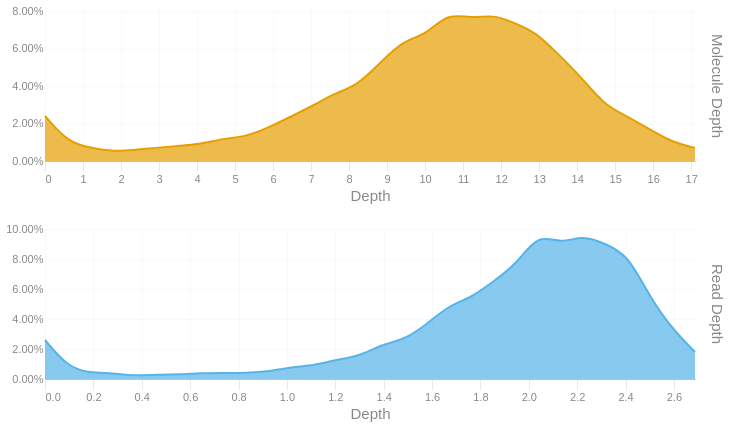

This figure's notebook cell:
### Code cell
readdep = depth_hist(tb['Read Depth'], q99, 3)
readdep = readdep.with_columns(pl.lit('Read Depth').alias('Metric'))
if not SKIPLR:
    moldep = depth_hist(tb['Molecule Depth'], mol_q99, 1)
    moldep = moldep.with_columns(pl.lit('Molecule Depth').alias('Metric'))
    _hist = pl.concat([readdep, moldep])
    _hist = _hist.filter(pl.col('Proportion') != 0)
    with SafeRender(_hist):
        (
            alt.Chart(_hist)        
            .mark_area(interpolate = "basis")
            .encode(
                x=alt.X('Bin:Q').scale(domainMin=0).axis(alt.Axis(title='Depth')),
                y = alt.Y('Proportion:Q', title = None).axis(format = '.2%'),
                color = alt.Color('Metric:N').legend(None),
                row = alt.Row("Metric:N").header(title = None, labelOrient = 'right'),
                tooltip = [
                    alt.Tooltip("Metric:N", title = "Metric"),
                    alt.Tooltip('Interval:N', title = "Depth Interval"),
                    alt.Tooltip('Proportion:Q', title = "% Alignments").format('.2%')
                ]
            )
            .resolve_scale(x='independent', y='independent')
            .properties(
                height = 150, width = 650,
                usermeta={'embedOptions': {'downloadFileName': f'{samplename}.depth.hist'}}
            )
        ).display()
else:
    readdep = readdep.filter(pl.col('Proportion') != 0)
    with SafeRender(readdep):
        (
            alt.Chart(readdep)        
            .mark_area(interpolate = "basis")
            .encode(
                x=alt.X('Bin:Q').scale(domainMin=0).axis(alt.Axis(title='Depth')),
                y = alt.Y('Proportion:Q', title = None).axis(format = '.2%'),
                tooltip = [
                    alt.Tooltip('Interval:N', title = "Depth Interval"),
                    alt.Tooltip('Proportion:Q', title = "% Alignments").format('.2%')
                ]
            )
            .properties(
                usermeta={'embedOptions': {'downloadFileName': f'{samplename}.depth.hist'}}
            )
        ).display()

### Figure 1 — Vega-Lite specification as saved in the notebook (floating-point values rounded to 4 significant figures)
{"width": 650, "height": 150, "config": {"title": {"anchor": "start", "dy": -15, "fontSize": 18, "color": "#888888", "subtitleColor": "#888888", "subtitleFontSize": 14}, "arc": {"fill": "#0072B2"}, "axis": {"domainColor": "#888888", "domainWidth": 0.5, "gridWidth": 0.2, "grid": false, "titleFontWeight": 400, "titleFontSize": 15, "labelFontSize": 11, "labelColor": "#888888", "tickColor": "#888888", "tickWidth": 0.2, "titleColor": "#888888"}, "axisBand": {"grid": false}, "axisX": {"grid": true, "tickSize": 10, "domainCap": "round"}, "axisY": {"domain": false, "grid": true, "tickSize": 0, "domainCap": "round"}, "background": "transparent", "header": {"labelFontSize": 15, "labelColor": "#888888", "titleFontSize": 15, "titleFontWeight": 600, "titleColor": "#888888"}, "legend": {"labelFont": "sans-serif", "labelFontSize": 12, "labelColor": "#888888", "symbolSize": 100, "symbolType": "circle", "titleFontSize": 12, "titlePadding": 10, "titleColor": "#888888", "title": null}, "range": {"category": ["#E69F00", "#56B4E9", "#009E73", "#F0E442", "#0072B2", "#D55E00", "#CC79A7", "#000000"], "diverging": ["#cfe8f3", "#a2d4ec", "#73bfe2", "#46abdb", "#1696d2", "#12719e"]}, "area": {"fill": "#0072B2", "fillOpacity": 0.7, "line": true, "strokeOpacity": 0.7}, "line": {"color": "#0072B2", "stroke": "#0072B2", "strokeWidth": 2}, "trail": {"color": "#0072B2", "stroke": "#0072B2", "strokeWidth": 0, "size": 1}, "point": {"filled": true, "fillOpacity": 1.0, "size": 95}, "text": {"color": "#888888", "fontSize": 11, "align": "right", "fontWeight": 400, "size": 11}, "bar": {"fill": "#0072B2", "stroke": null}, "view": {"stroke": null, "continuousWidth": 660, "continuousHeight": 400}}, "data": {"name": "data-79daddab402ed444c57c73f7e52a0d0a"}, "mark": {"type": "area", "interpolate": "basis"}, "encoding": {"color": {"field": "Metric", "legend": null, "type": "nominal"}, "row": {"field": "Metric", "header": {"title": null, "labelOrient": "right"}, "type": "nominal"}, "tooltip": [{"field": "Metric", "title": "Metric", "type": "nominal"}, {"field": "Interval", "title": "Depth Interval", "type": "nominal"}, {"field": "Proportion", "format": ".2%", "title": "% Alignments", "type": "quantitative"}], "x": {"axis": {"title": "Depth"}, "field": "Bin", "scale": {"domainMin": 0}, "type": "quantitative"}, "y": {"axis": {"format": ".2%"}, "field": "Proportion", "title": null, "type": "quantitative"}}, "resolve": {"scale": {"x": "independent", "y": "independent"}}, "usermeta": {"embedOptions": {"downloadFileName": "S5_StJohns_3474.depth.hist"}}, "$schema": "https://vega.github.io/schema/vega-lite/v6.1.0.json", "datasets": {"data-79daddab402ed444c57c73f7e52a0d0a": [{"Bin": 0.0, "Interval": "0.0-0.093", "Proportion": 0.026, "Metric": "Read Depth"}, {"Bin": 0.093, "Interval": "0.093-0.185", "Proportion": 0.008, "Metric": "Read Depth"}, {"Bin": 0.185, "Interval": "0.185-0.278", "Proportion": 0.004, "Metric": "Read Depth"}, {"Bin": 0.278, "Interval": "0.278-0.371", "Proportion": 0.004, "Metric": "Read Depth"}, {"Bin": 0.371, "Interval": "0.371-0.463", "Proportion": 0.002, "Metric": "Read Depth"}, {"Bin": 0.463, "Interval": "0.463-0.556", "Proportion": 0.003, "Metric": "Read Depth"}, {"Bin": 0.556, "Interval": "0.556-0.649", "Proportion": 0.003, "Metric": "Read Depth"}, {"Bin": 0.649, "Interval": "0.649-0.741", "Proportion": 0.004, "Metric": "Read Depth"}, {"Bin": 0.741, "Interval": "0.741-0.834", "Proportion": 0.004, "Metric": "Read Depth"}, {"Bin": 0.834, "Interval": "0.834-0.927", "Proportion": 0.004, "Metric": "Read Depth"}, {"Bin": 0.927, "Interval": "0.927-1.019", "Proportion": 0.005, "Metric": "Read Depth"}, {"Bin": 1.019, "Interval": "1.019-1.112", "Proportion": 0.008, "Metric": "Read Depth"}, {"Bin": 1.112, "Interval": "1.112-1.205", "Proportion": 0.009, "Metric": "Read Depth"}, {"Bin": 1.205, "Interval": "1.205-1.297", "Proportion": 0.013, "Metric": "Read Depth"}, {"Bin": 1.297, "Interval": "1.297-1.39", "Proportion": 0.015, "Metric": "Read Depth"}, {"Bin": 1.39, "Interval": "1.39-1.483", "Proportion": 0.023, "Metric": "Read Depth"}, {"Bin": 1.483, "Interval": "1.483-1.575", "Proportion": 0.026, "Metric": "Read Depth"}, {"Bin": 1.575, "Interval": "1.575-1.668", "Proportion": 0.036, "Metric": "Read Depth"}, {"Bin": 1.668, "Interval": "1.668-1.761", "Proportion": 0.049, "Metric": "Read Depth"}, {"Bin": 1.761, "Interval": "1.761-1.853", "Proportion": 0.054, "Metric": "Read Depth"}, {"Bin": 1.853, "Interval": "1.853-1.946", "Proportion": 0.065, "Metric": "Read Depth"}, {"Bin": 1.946, "Interval": "1.946-2.039", "Proportion": 0.076, "Metric": "Read Depth"}, {"Bin": 2.039, "Interval": "2.039-2.131", "Proportion": 0.097, "Metric": "Read Depth"}, {"Bin": 2.131, "Interval": "2.131-2.224", "Proportion": 0.09, "Metric": "Read Depth"}, {"Bin": 2.224, "Interval": "2.224-2.317", "Proportion": 0.096, "Metric": "Read Depth"}, {"Bin": 2.317, "Interval": "2.317-2.409", "Proportion": 0.09, "Metric": "Read Depth"}, {"Bin": 2.409, "Interval": "2.409-2.502", "Proportion": 0.083, "Metric": "Read Depth"}, {"Bin": 2.502, "Interval": "2.502-2.595", "Proportion": 0.054, "Metric": "Read Depth"}, {"Bin": 2.595, "Interval": "2.595-2.687", "Proportion": 0.033, "Metric": "Read Depth"}, {"Bin": 2.687, "Interval": "2.687-2.78", "Proportion": 0.018, "Metric": "Read Depth"}, {"Bin": 0.0, "Interval": "0.0-0.6", "Proportion": 0.024, "Metric": "Molecule Depth"}, {"Bin": 0.6, "Interval": "0.6-1.2", "Proportion": 0.01, "Metric": "Molecule Depth"}, {"Bin": 1.2, "Interval": "1.2-1.8", "Proportion": 0.007, "Metric": "Molecule Depth"}, {"Bin": 1.8, "Interval": "1.8-2.4", "Proportion": 0.005, "Metric": "Molecule Depth"}, {"Bin": 2.4, "Interval": "2.4-2.9", "Proportion": 0.006, "Metric": "Molecule Depth"}, {"Bin": 2.9, "Interval": "2.9-3.5", "Proportion": 0.007, "Metric": "Molecule Depth"}, {"Bin": 3.5, "Interval": "3.5-4.1", "Proportion": 0.008, "Metric": "Molecule Depth"}, {"Bin": 4.1, "Interval": "4.1-4.7", "Proportion": 0.009, "Metric": "Molecule Depth"}, {"Bin": 4.7, "Interval": "4.7-5.3", "Proportion": 0.012, "Metric": "Molecule Depth"}, {"Bin": 5.3, "Interval": "5.3-5.9", "Proportion": 0.013, "Metric": "Molecule Depth"}, {"Bin": 5.9, "Interval": "5.9-6.5", "Proportion": 0.018, "Metric": "Molecule Depth"}, {"Bin": 6.5, "Interval": "6.5-7.1", "Proportion": 0.024, "Metric": "Molecule Depth"}, {"Bin": 7.1, "Interval": "7.1-7.6", "Proportion": 0.03, "Metric": "Molecule Depth"}, {"Bin": 7.6, "Interval": "7.6-8.2", "Proportion": 0.036, "Metric": "Molecule Depth"}, {"Bin": 8.2, "Interval": "8.2-8.8", "Proportion": 0.04, "Metric": "Molecule Depth"}, {"Bin": 8.8, "Interval": "8.8-9.4", "Proportion": 0.052, "Metric": "Molecule Depth"}, {"Bin": 9.4, "Interval": "9.4-10.0", "Proportion": 0.064, "Metric": "Molecule Depth"}, {"Bin": 10.0, "Interval": "10.0-10.6", "Proportion": 0.067, "Metric": "Molecule Depth"}, {"Bin": 10.6, "Interval": "10.6-11.2", "Proportion": 0.079, "Metric": "Molecule Depth"}, {"Bin": 11.2, "Interval": "11.2-11.8", "Proportion": 0.076, "Metric": "Molecule Depth"}, {"Bin": 11.8, "Interval": "11.8-12.3", "Proportion": 0.078, "Metric": "Molecule Depth"}, {"Bin": 12.3, "Interval": "12.3-12.9", "Proportion": 0.074, "Metric": "Molecule Depth"}, {"Bin": 12.9, "Interval": "12.9-13.5", "Proportion": 0.069, "Metric": "Molecule Depth"}, {"Bin": 13.5, "Interval": "13.5-14.1", "Proportion": 0.057, "Metric": "Molecule Depth"}, {"Bin": 14.1, "Interval": "14.1-14.7", "Proportion": 0.045, "Metric": "Molecule Depth"}, {"Bin": 14.7, "Interval": "14.7-15.3", "Proportion": 0.03, "Metric": "Molecule Depth"}, {"Bin": 15.3, "Interval": "15.3-15.9", "Proportion": 0.024, "Metric": "Molecule Depth"}, {"Bin": 15.9, "Interval": "15.9-16.5", "Proportion": 0.017, "Metric": "Molecule Depth"}, {"Bin": 16.5, "Interval": "16.5-17.1", "Proportion": 0.01, "Metric": "Molecule Depth"}, {"Bin": 17.1, "Interval": "17.1-17.64", "Proportion": 0.007, "Metric": "Molecule Depth"}]}}
